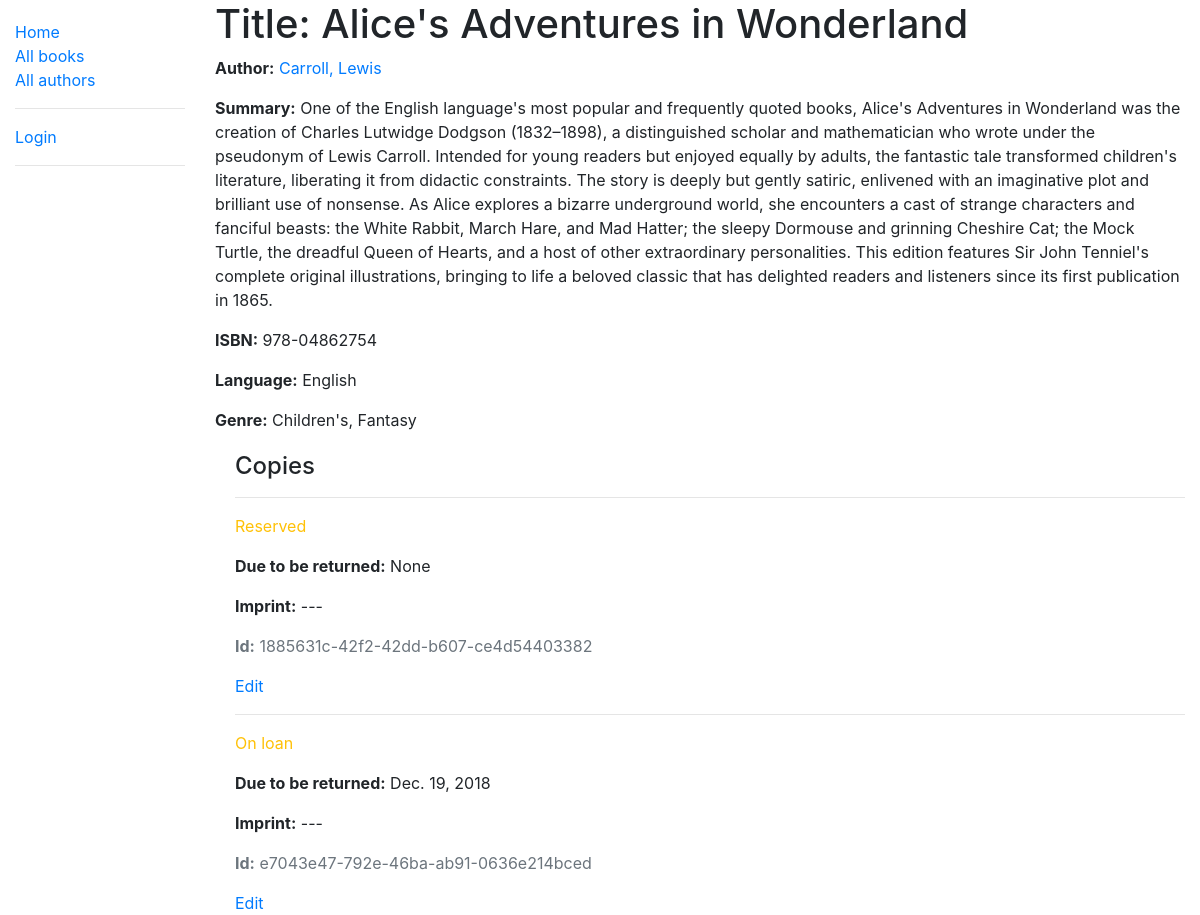
The page /catalog/book/1 on the database as committed earlier.
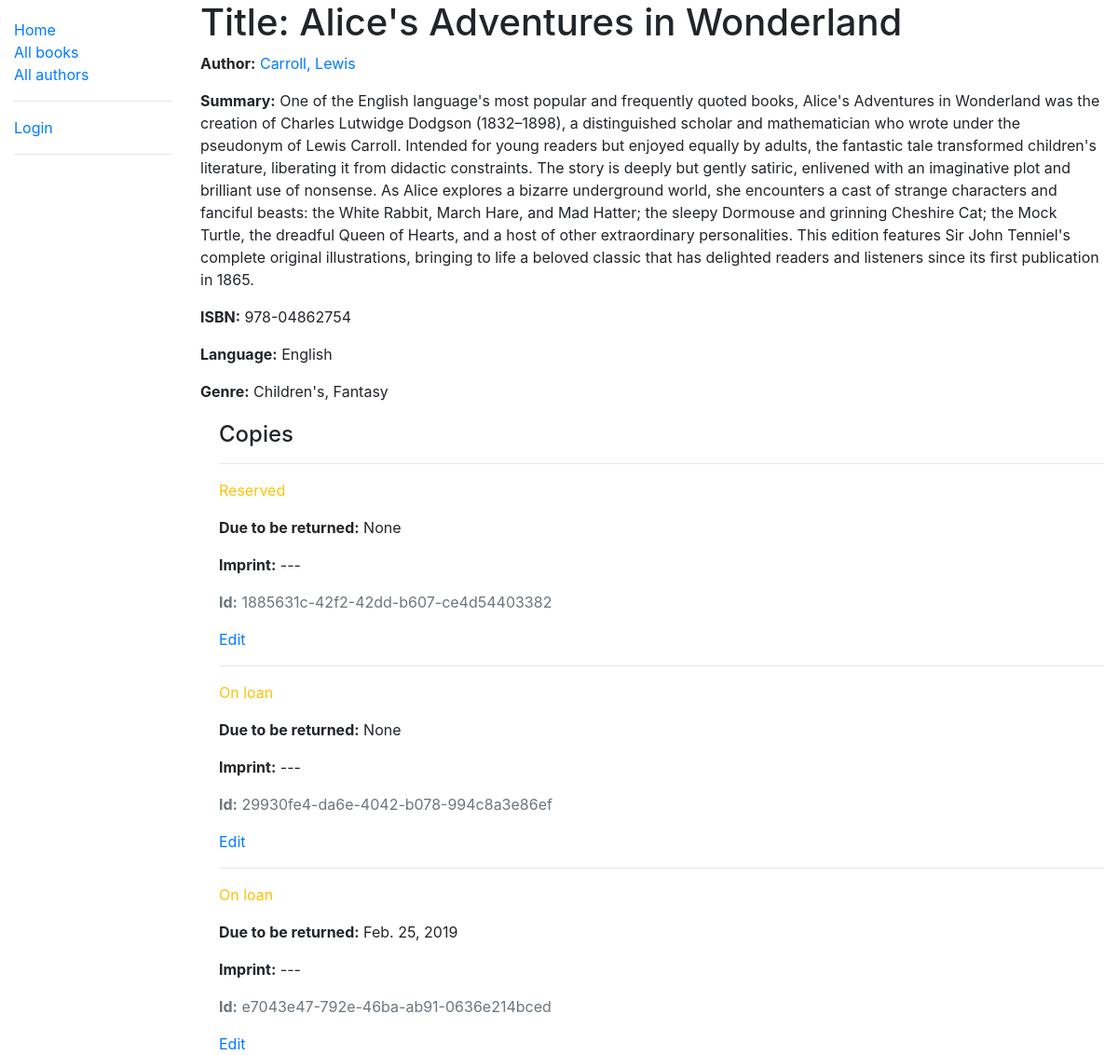
The same page on the database as committed later.
### catalog/models.py (models this page shows, shortened)
class Genre(models.Model):
    name = models.CharField(max_length=200, help_text='Enter a book genre (e.g. Science Fiction)')
    def __str__(self):
        return self.name

class BookInstance(models.Model):
    id = models.UUIDField(primary_key=True, default=uuid.uuid4, help_text='Unique ID for this particular book across whole library')
    book = models.ForeignKey('Book', on_delete=models.SET_NULL, null=True)
    imprint = models.CharField(max_length=200)
    due_back = models.DateField(null=True, blank=True)
    LOAN_STATUS = (
        ('m', 'Maintenance'),
        ('o', 'On loan'),
        ('a', 'Available'),
        ('r', 'Reserved'),
    )
    status = models.CharField(
        max_length=1,
        choices=LOAN_STATUS,
        blank=True,
        default='m',
        help_text='Book availability',
    )
    borrower = models.ForeignKey(User, on_delete=models.SET_NULL, null=True, blank=True)
    class Meta:
        ordering = ['due_back']
        permissions = (("can_mark_returned", "Set book as returned"),)

### catalog/views.py (the view)
# urls.py: path('book/<int:pk>', views.BookDetailView.as_view(), name='book-detail'),
class BookDetailView(generic.DetailView):
    model = Book

### catalog/models.py (called while the page is built)
    def __str__(self):
        return f'{self.last_name}, {self.first_name}'

    def __str__(self):
        return self.name

### catalog/templates/catalog/book_detail.html
{% extends "base_generic.html" %}
{% block content %}
  <h1>Title: {{ book.title }}</h1>
  <p><strong>Author:</strong> <a href="{% url 'author-detail' book.author.pk %}">{{ book.author }}</a></p>
  <p><strong>Summary:</strong> {{ book.summary }}</p>
  <p><strong>ISBN:</strong> {{ book.isbn }}</p>
  <p><strong>Language:</strong> {{ book.language }}</p>
  <p><strong>Genre:</strong> {% for genre in book.genre.all %} {{ genre }}{% if not forloop.last %}, {% endif %}{% endfor %}</p>
  <div style="margin-left:20px;margin-top:20px">
    <h4>Copies</h4>
    {% for copy in book.bookinstance_set.all %}
      <hr>
      <p class="{% if copy.status == 'a' %}text-success{% elif copy.status == 'm' %}text-danger{% else %}text-warning{% endif %}">{{ copy.get_status_display }}</p>
      {% if copy.status != 'a' %}
        <p><strong>Due to be returned:</strong> {{copy.due_back}}</p>
      {% endif %}
      <p><strong>Imprint:</strong> {{copy.imprint}}</p>
      <p class="text-muted"><strong>Id:</strong> {{copy.id}}</p>
      <a href="{% url 'bookInst_update' copy.id %}"> Edit</a>
    {% endfor %}
  </div>
{% endblock %}

Rows that differ between the two databases and show on the page:
added BookInstance: status "On loan", due_back "None", imprint "---", id "29930fe4-da6e-4042-b078-994c8a3e86ef"
changed BookInstance "e7043e47-792e-46ba-ab91-0636e214bced": due_back "Dec. 19, 2018" → "Feb. 25, 2019"
